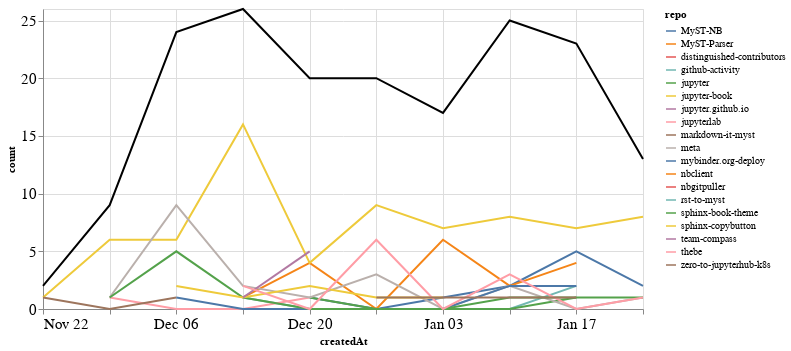

Notebook source saved alongside this figure:
### Markdown cell above
### Comments

### Code cell
comments_time = comments.groupby('repo').resample('W', on='createdAt').count()['author'].reset_index()
comments_time = comments_time.rename(columns={'author': 'count'})
comments_time_total = comments_time.groupby('createdAt').agg({"count": "sum"}).reset_index()
ch1 = alt.Chart(comments_time, width=600).mark_line().encode(
    x='createdAt',
    y='count',
    color='repo',
    tooltip="repo"
)

ch2 = alt.Chart(comments_time_total, width=600).mark_line(color="black").encode(
    x='createdAt',
    y='count',
)

ch1 + ch2

### Figure 1 — Vega-Lite specification as saved in the notebook (floating-point values rounded to 4 significant figures)
{"config": {"axisLeft": {"labelFontSize": 15}, "axisBottom": {"labelFontSize": 15}}, "layer": [{"data": {"name": "data-a55e8e84c84f645418147db113bf2465"}, "mark": "line", "encoding": {"color": {"type": "nominal", "field": "repo"}, "tooltip": {"type": "nominal", "field": "repo"}, "x": {"type": "temporal", "field": "createdAt"}, "y": {"type": "quantitative", "field": "count"}}, "width": 600}, {"data": {"name": "data-0a627af44eeac0f9488db37604a12925"}, "mark": {"type": "line", "color": "black"}, "encoding": {"x": {"type": "temporal", "field": "createdAt"}, "y": {"type": "quantitative", "field": "count"}}, "width": 600}], "$schema": "https://vega.github.io/schema/vega-lite/v4.8.1.json", "datasets": {"data-a55e8e84c84f645418147db113bf2465": [{"repo": "MyST-NB", "createdAt": "2020-12-20T00:00:00", "count": 1}, {"repo": "MyST-NB", "createdAt": "2020-12-27T00:00:00", "count": 0}, {"repo": "MyST-NB", "createdAt": "2021-01-03T00:00:00", "count": 1}, {"repo": "MyST-NB", "createdAt": "2021-01-10T00:00:00", "count": 2}, {"repo": "MyST-NB", "createdAt": "2021-01-17T00:00:00", "count": 5}, {"repo": "MyST-NB", "createdAt": "2021-01-24T00:00:00", "count": 2}, {"repo": "MyST-Parser", "createdAt": "2020-12-13T00:00:00", "count": 1}, {"repo": "MyST-Parser", "createdAt": "2020-12-20T00:00:00", "count": 4}, {"repo": "MyST-Parser", "createdAt": "2020-12-27T00:00:00", "count": 0}, {"repo": "MyST-Parser", "createdAt": "2021-01-03T00:00:00", "count": 6}, {"repo": "MyST-Parser", "createdAt": "2021-01-10T00:00:00", "count": 2}, {"repo": "MyST-Parser", "createdAt": "2021-01-17T00:00:00", "count": 4}, {"repo": "distinguished-contributors", "createdAt": "2020-12-20T00:00:00", "count": 1}, {"repo": "github-activity", "createdAt": "2020-12-13T00:00:00", "count": 1}, {"repo": "github-activity", "createdAt": "2020-12-20T00:00:00", "count": 0}, {"repo": "github-activity", "createdAt": "2020-12-27T00:00:00", "count": 0}, {"repo": "github-activity", "createdAt": "2021-01-03T00:00:00", "count": 0}, {"repo": "github-activity", "createdAt": "2021-01-10T00:00:00", "count": 0}, {"repo": "github-activity", "createdAt": "2021-01-17T00:00:00", "count": 2}, {"repo": "jupyter", "createdAt": "2020-12-20T00:00:00", "count": 1}, {"repo": "jupyter", "createdAt": "2020-12-27T00:00:00", "count": 0}, {"repo": "jupyter", "createdAt": "2021-01-03T00:00:00", "count": 0}, {"repo": "jupyter", "createdAt": "2021-01-10T00:00:00", "count": 0}, {"repo": "jupyter", "createdAt": "2021-01-17T00:00:00", "count": 1}, {"repo": "jupyter-book", "createdAt": "2020-11-22T00:00:00", "count": 1}, {"repo": "jupyter-book", "createdAt": "2020-11-29T00:00:00", "count": 6}, {"repo": "jupyter-book", "createdAt": "2020-12-06T00:00:00", "count": 6}, {"repo": "jupyter-book", "createdAt": "2020-12-13T00:00:00", "count": 16}, {"repo": "jupyter-book", "createdAt": "2020-12-20T00:00:00", "count": 4}, {"repo": "jupyter-book", "createdAt": "2020-12-27T00:00:00", "count": 9}, {"repo": "jupyter-book", "createdAt": "2021-01-03T00:00:00", "count": 7}, {"repo": "jupyter-book", "createdAt": "2021-01-10T00:00:00", "count": 8}, {"repo": "jupyter-book", "createdAt": "2021-01-17T00:00:00", "count": 7}, {"repo": "jupyter-book", "createdAt": "2021-01-24T00:00:00", "count": 8}, {"repo": "jupyter.github.io", "createdAt": "2021-01-10T00:00:00", "count": 2}, {"repo": "jupyterlab", "createdAt": "2020-11-29T00:00:00", "count": 1}, {"repo": "jupyterlab", "createdAt": "2020-12-06T00:00:00", "count": 0}, {"repo": "jupyterlab", "createdAt": "2020-12-13T00:00:00", "count": 0}, {"repo": "jupyterlab", "createdAt": "2020-12-20T00:00:00", "count": 1}, {"repo": "markdown-it-myst", "createdAt": "2020-11-22T00:00:00", "count": 1}, {"repo": "markdown-it-myst", "createdAt": "2020-11-29T00:00:00", "count": 0}, {"repo": "markdown-it-myst", "createdAt": "2020-12-06T00:00:00", "count": 1}, {"repo": "meta", "createdAt": "2020-11-29T00:00:00", "count": 1}, {"repo": "meta", "createdAt": "2020-12-06T00:00:00", "count": 9}, {"repo": "meta", "createdAt": "2020-12-13T00:00:00", "count": 2}, {"repo": "meta", "createdAt": "2020-12-20T00:00:00", "count": 1}, {"repo": "meta", "createdAt": "2020-12-27T00:00:00", "count": 3}, {"repo": "meta", "createdAt": "2021-01-03T00:00:00", "count": 0}, {"repo": "meta", "createdAt": "2021-01-10T00:00:00", "count": 2}, {"repo": "meta", "createdAt": "2021-01-17T00:00:00", "count": 0}, {"repo": "meta", "createdAt": "2021-01-24T00:00:00", "count": 1}, {"repo": "mybinder.org-deploy", "createdAt": "2020-12-06T00:00:00", "count": 1}, {"repo": "mybinder.org-deploy", "createdAt": "2020-12-13T00:00:00", "count": 0}, {"repo": "mybinder.org-deploy", "createdAt": "2020-12-20T00:00:00", "count": 0}, {"repo": "mybinder.org-deploy", "createdAt": "2020-12-27T00:00:00", "count": 0}, {"repo": "mybinder.org-deploy", "createdAt": "2021-01-03T00:00:00", "count": 0}, {"repo": "mybinder.org-deploy", "createdAt": "2021-01-10T00:00:00", "count": 2}, {"repo": "mybinder.org-deploy", "createdAt": "2021-01-17T00:00:00", "count": 2}, {"repo": "nbclient", "createdAt": "2020-12-13T00:00:00", "count": 1}, {"repo": "nbgitpuller", "createdAt": "2021-01-10T00:00:00", "count": 2}, {"repo": "rst-to-myst", "createdAt": "2021-01-03T00:00:00", "count": 1}, {"repo": "sphinx-book-theme", "createdAt": "2020-11-29T00:00:00", "count": 1}, {"repo": "sphinx-book-theme", "createdAt": "2020-12-06T00:00:00", "count": 5}, {"repo": "sphinx-book-theme", "createdAt": "2020-12-13T00:00:00", "count": 1}, {"repo": "sphinx-book-theme", "createdAt": "2020-12-20T00:00:00", "count": 0}, {"repo": "sphinx-book-theme", "createdAt": "2020-12-27T00:00:00", "count": 0}, {"repo": "sphinx-book-theme", "createdAt": "2021-01-03T00:00:00", "count": 0}, {"repo": "sphinx-book-theme", "createdAt": "2021-01-10T00:00:00", "count": 1}, {"repo": "sphinx-book-theme", "createdAt": "2021-01-17T00:00:00", "count": 1}, {"repo": "sphinx-book-theme", "createdAt": "2021-01-24T00:00:00", "count": 1}, {"repo": "sphinx-copybutton", "createdAt": "2020-12-06T00:00:00", "count": 2}, {"repo": "sphinx-copybutton", "createdAt": "2020-12-13T00:00:00", "count": 1}, {"repo": "sphinx-copybutton", "createdAt": "2020-12-20T00:00:00", "count": 2}, {"repo": "sphinx-copybutton", "createdAt": "2020-12-27T00:00:00", "count": 1}, {"repo": "sphinx-copybutton", "createdAt": "2021-01-03T00:00:00", "count": 1}, {"repo": "team-compass", "createdAt": "2020-12-13T00:00:00", "count": 1}, {"repo": "team-compass", "createdAt": "2020-12-20T00:00:00", "count": 5}, {"repo": "thebe", "createdAt": "2020-12-13T00:00:00", "count": 2}, {"repo": "thebe", "createdAt": "2020-12-20T00:00:00", "count": 0}, {"repo": "thebe", "createdAt": "2020-12-27T00:00:00", "count": 6}, {"repo": "thebe", "createdAt": "2021-01-03T00:00:00", "count": 0}, {"repo": "thebe", "createdAt": "2021-01-10T00:00:00", "count": 3}, {"repo": "thebe", "createdAt": "2021-01-17T00:00:00", "count": 0}, {"repo": "thebe", "createdAt": "2021-01-24T00:00:00", "count": 1}, {"repo": "zero-to-jupyterhub-k8s", "createdAt": "2020-12-27T00:00:00", "count": 1}, {"repo": "zero-to-jupyterhub-k8s", "createdAt": "2021-01-03T00:00:00", "count": 1}, {"repo": "zero-to-jupyterhub-k8s", "createdAt": "2021-01-10T00:00:00", "count": 1}, {"repo": "zero-to-jupyterhub-k8s", "createdAt": "2021-01-17T00:00:00", "count": 1}], "data-0a627af44eeac0f9488db37604a12925": [{"createdAt": "2020-11-22T00:00:00", "count": 2}, {"createdAt": "2020-11-29T00:00:00", "count": 9}, {"createdAt": "2020-12-06T00:00:00", "count": 24}, {"createdAt": "2020-12-13T00:00:00", "count": 26}, {"createdAt": "2020-12-20T00:00:00", "count": 20}, {"createdAt": "2020-12-27T00:00:00", "count": 20}, {"createdAt": "2021-01-03T00:00:00", "count": 17}, {"createdAt": "2021-01-10T00:00:00", "count": 25}, {"createdAt": "2021-01-17T00:00:00", "count": 23}, {"createdAt": "2021-01-24T00:00:00", "count": 13}]}}
